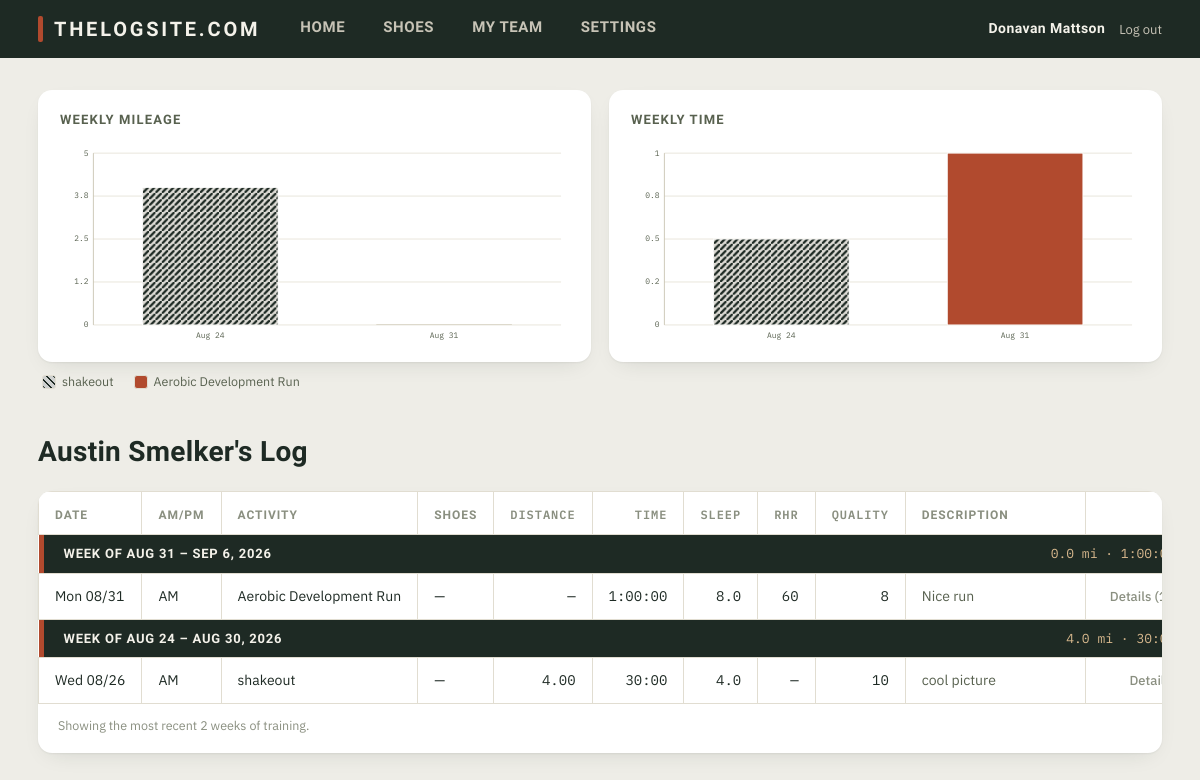
Page /u/Austin Smelker (signed in) on the committed database.
### tables this page shows
CREATE TABLE users (
    id                    INTEGER PRIMARY KEY AUTOINCREMENT,
    email                 TEXT NOT NULL UNIQUE COLLATE NOCASE,
    username              TEXT NOT NULL UNIQUE COLLATE NOCASE,
    password_hash         TEXT NOT NULL,
    created_at            TEXT NOT NULL,
    theme                 TEXT NOT NULL DEFAULT 'light' CHECK (theme IN ('light', 'dark')),
    notify_comments       INTEGER NOT NULL DEFAULT 1,
    notify_replies        INTEGER NOT NULL DEFAULT 1,
    notify_starred_posts  INTEGER NOT NULL DEFAULT 1,
    silent_start          TEXT,
    silent_end            TEXT,
    premium               INTEGER NOT NULL DEFAULT 0
);

CREATE TABLE runs (
    id              INTEGER PRIMARY KEY AUTOINCREMENT,
    user_id         INTEGER NOT NULL REFERENCES users(id) ON DELETE CASCADE,
    date            TEXT NOT NULL,
    am_pm           TEXT NOT NULL CHECK (am_pm IN ('AM', 'PM')),
    activity_type   TEXT NOT NULL,
    shoe_id         INTEGER REFERENCES shoes(id) ON DELETE SET NULL,
    distance        REAL,
    time_seconds    INTEGER,
    sleep_hours     REAL,
    resting_hr      INTEGER,
    description     TEXT,
    quality         INTEGER,
    image_url_1     TEXT,
    image_url_2     TEXT,
    image_url_3     TEXT,
    created_at      TEXT NOT NULL
);

### app.py (the view)
@app.route("/u/<username>")
@login_required
def user_profile(username):
    profile_user = db.get_user_by_username(username)
    if profile_user is None:
        abort(404)
    if profile_user["id"] == get_current_user()["id"]:
        return redirect(url_for("home"))
    return render_profile(profile_user, editable=False)

### app.py (called while the page is built)
def get_current_user():
    uid = session.get("user_id")
    if not uid:
        return None
    return db.get_user(uid)

def login_required(view):
    @wraps(view)
    def wrapped(*args, **kwargs):
        if get_current_user() is None:
            return redirect(url_for("login", next=request.path))
        return view(*args, **kwargs)
    return wrapped

def get_csrf_token():
    if "csrf_token" not in session:
        session["csrf_token"] = secrets.token_hex(16)
    return session["csrf_token"]

@app.context_processor
def inject_globals():
    return {
        "current_user": get_current_user(),
        "csrf_token": get_csrf_token(),
        "site_name": SITE_NAME,
        "vapid_public_key": VAPID_PUBLIC_KEY,
    }

@app.before_request
def csrf_protect():
    if request.method == "POST":
        token = session.get("csrf_token")
        supplied = request.form.get("csrf_token") or request.headers.get("X-CSRFToken")
        if not token or not supplied or not secrets.compare_digest(token, supplied):
            abort(400, description="Your session expired or the form was tampered with. Go back and try again.")

def format_seconds(total_seconds):
    if total_seconds is None:
        return ""
    total_seconds = int(total_seconds)
    h, rem = divmod(total_seconds, 3600)
    m, s = divmod(rem, 60)
    if h:
        return f"{h}:{m:02d}:{s:02d}"
    return f"{m}:{s:02d}"

def fmt_month_day(d):
    return f"{d.strftime('%b')} {d.day}"

def week_start(d):
    return d - timedelta(days=d.weekday())

def nice_axis_max(value):
    if value <= 0:
        return 1.0
    magnitude = 10 ** math.floor(math.log10(value))
    for step in (1, 2, 2.5, 5, 10):
        candidate = step * magnitude
        if candidate >= value - 1e-9:
            return candidate
    return magnitude * 10

def format_axis_value(v):
    if abs(v - round(v)) < 1e-9:
        return str(int(round(v)))
    return f"{v:.1f}"

def build_charts(weeks):
    breakdown = build_activity_breakdown(weeks)
    mileage_chart = build_stacked_chart(breakdown, "distance_by_type")
    time_chart = build_stacked_chart(breakdown, "hours_by_type")
    legend_types = []
    for t in mileage_chart["types_used"] + time_chart["types_used"]:
        if t not in legend_types:
            legend_types.append(t)
    legend = [{"activity_type": t, **ACTIVITY_STYLES.get(t, {})} for t in legend_types]
    return mileage_chart, time_chart, legend

### templates/log.html (shortened to what this page needs)
{% extends "base.html" %}
{% from "_run_row.html" import run_row with context %}
{% from "_chart.html" import svg_bar_chart, chart_legend %}
{% block content %}
<section class="charts">
  <div class="chart-card">
    <h2 class="chart-title">Weekly Mileage</h2>
    {{ svg_bar_chart(mileage_chart, 'mi') }}
  </div>
  <div class="chart-card">
    <h2 class="chart-title">Weekly Time</h2>
    {{ svg_bar_chart(time_chart, 'hr') }}
  </div>
</section>
{{ chart_legend(chart_legend_items) }}
<section class="log-header">
  <h1 class="page-title">
    {% if editable %}Run Log{% else %}{{ profile_user.username }}'s Log{% endif %}
  </h1>
</section>
<section class="log">
  {% if not has_any_runs %}
    <div class="empty-state">
      {% if editable %}
      <p>Nothing logged yet.</p>
      <p class="empty-sub">Log your first run and this table — and the charts above — will fill in.</p>
      {% else %}
      <p>{{ profile_user.username }} hasn't logged any runs yet.</p>
      {% endif %}
    </div>
  {% else %}
  <div class="table-scroll">
    <table class="log-table">
      <thead>
        <tr>
          <th>Date</th>
          <th>AM/PM</th>
          <th>Activity</th>
          <th>Shoes</th>
          <th class="num">Distance</th>
          <th class="num">Time</th>
          <th class="num">Sleep</th>
          <th class="num">RHR</th>
          <th class="num">Quality</th>
          <th>Description</th>
          <th class="actions-col"></th>
        </tr>
      </thead>
      <tbody>
        {% for week in weeks %}
        <tr class="week-divider">
          <td colspan="11">
            <div class="week-divider-inner">
              <span class="week-label">Week of {{ week.label }}</span>
              <span class="week-totals">{{ week.total_distance }} mi &middot; {{ week.total_time_display }}</span>
            </div>
          </td>
        </tr>
        {% for run in week.runs %}
          {{ run_row(run, editable) }}
        {% endfor %}
        {% endfor %}
      </tbody>
    </table>
  </div>
  <p class="log-footnote">Showing the most recent {{ weeks|length }} week{{ 's' if weeks|length != 1 else '' }} of training.</p>
  {% endif %}
</section>
{% endblock %}

### templates/base.html (shortened to what this page needs)
<!doctype html>
<html lang="en" data-theme="{{ current_user.theme if current_user else 'light' }}">
<head>
<link rel="stylesheet" href="{{ url_for('static', filename='style.css') }}">
</head>
<body>
<header class="topbar">
  <div class="topbar-inner">
    <span class="wordmark">{{ site_name }}</span>
    {% if current_user %}
    <nav class="tabs">
      <a href="{{ url_for('home') }}" class="tab {{ 'is-active' if active_tab == 'home' else '' }}">Home</a>
      <a href="{{ url_for('shoes') }}" class="tab {{ 'is-active' if active_tab == 'shoes' else '' }}">Shoes</a>
      <a href="{{ url_for('team') }}" class="tab {{ 'is-active' if active_tab == 'team' else '' }}">My Team</a>
      <a href="{{ url_for('settings') }}" class="tab {{ 'is-active' if active_tab == 'settings' else '' }}">Settings</a>
    </nav>
    <div class="topbar-user">
      <span class="topbar-username-link">{{ current_user.username }}</span>
      <form method="post" action="{{ url_for('logout') }}" class="inline-form">
        <button type="submit" class="link-btn">Log out</button>
      </form>
    </div>
    {% else %}
    <nav class="tabs">
      <a href="{{ url_for('login') }}" class="tab {{ 'is-active' if active_tab == 'login' else '' }}">Log in</a>
      <a href="{{ url_for('register') }}" class="tab {{ 'is-active' if active_tab == 'register' else '' }}">Sign up</a>
    </nav>
    {% endif %}
  </div>
</header>
<main class="page">
  {% block content %}{% endblock %}
</main>
</body>
</html>

### templates/_run_row.html (shortened to what this page needs)
{% macro run_row(run, editable, show_date=True, runner_username=None) %}
<tr class="run-row"
    data-run-id="{{ run.id }}"
    data-date="{{ run.date }}"
    data-am-pm="{{ run.am_pm }}"
    data-activity-type="{{ run.activity_type }}"
    data-shoe-id="{{ run.shoe_id or '' }}"
    data-distance="{{ run.distance if run.distance is not none else '' }}"
    data-time="{{ run.time_display }}"
    data-sleep-hours="{{ run.sleep_hours if run.sleep_hours is not none else '' }}"
    data-resting-hr="{{ run.resting_hr if run.resting_hr is not none else '' }}"
    data-description="{{ run.description }}"
    data-quality="{{ run.quality if run.quality is not none else '' }}"
    data-image-url-1="{{ run.image_url_1 }}"
    data-image-url-2="{{ run.image_url_2 }}"
    data-image-url-3="{{ run.image_url_3 }}">
  {% if show_date %}
  <td>{{ run.weekday }} {{ run.date[5:7] }}/{{ run.date[8:10] }}</td>
  {% else %}
  <td><a class="runner-link" href="{{ url_for('user_profile', username=runner_username) }}">{{ runner_username }}</a></td>
  {% endif %}
  <td>{{ run.am_pm }}</td>
  <td>{{ run.activity_type }}</td>
  <td>{{ run.shoe_label or '—' }}</td>
  <td class="num">{{ '%.2f'|format(run.distance) if run.distance is not none else '—' }}</td>
  <td class="num">{{ run.time_display or '—' }}</td>
  <td class="num">{{ run.sleep_hours if run.sleep_hours is not none else '—' }}</td>
  <td class="num">{{ run.resting_hr if run.resting_hr is not none else '—' }}</td>
  <td class="num">{{ run.quality if run.quality is not none else '—' }}</td>
  <td class="desc">{{ run.description or '—' }}</td>
  <td class="actions-col">
    <button type="button" class="icon-btn details-toggle" data-target="details-row-{{ run.id }}">Details{% if run.comments|length %} ({{ run.comments|length }}){% endif %}</button>
  </td>
</tr>
{% endmacro %}

### templates/_chart.html
{% macro svg_bar_chart(chart, unit) %}
<svg viewBox="0 0 {{ chart.width }} {{ chart.height }}" class="chart-svg" role="img" aria-label="Bar chart">
  {% for g in chart.gridlines %}
  <line x1="{{ chart.plot_left }}" x2="{{ chart.plot_right }}" y1="{{ g.y }}" y2="{{ g.y }}" class="chart-gridline"/>
  <text x="{{ chart.plot_left - 6 }}" y="{{ g.y + 3 }}" class="chart-axis-label" text-anchor="end">{{ g.label }}</text>
  {% endfor %}
  <line x1="{{ chart.plot_left }}" x2="{{ chart.plot_left }}" y1="{{ chart.plot_top }}" y2="{{ chart.plot_bottom }}" class="chart-axis-line"/>
  {% for bar in chart.bars %}
    {% for seg in bar.segments %}
    <rect x="{{ bar.x }}" y="{{ seg.y }}" width="{{ bar.width }}" height="{{ seg.height }}" fill="{{ seg.fill }}" class="chart-bar-segment">
      <title>{{ bar.full_label }} — {{ seg.activity_type }}: {{ seg.value }} {{ unit }}</title>
    </rect>
    {% endfor %}
    {% if not bar.segments %}
    <rect x="{{ bar.x }}" y="{{ chart.plot_bottom - 1 }}" width="{{ bar.width }}" height="1" class="chart-bar-empty"/>
    {% endif %}
    <text x="{{ bar.x + bar.width / 2 }}" y="{{ chart.plot_bottom + 16 }}" class="chart-x-label" text-anchor="middle">{{ bar.label }}</text>
  {% endfor %}
</svg>
{% endmacro %}
{% macro chart_legend(legend) %}
{% if legend %}
<div class="chart-legend">
  {% for item in legend %}
  <span class="chart-legend-item">
    <span class="chart-swatch chart-swatch-{{ item.swatch }}" style="{{ '--swatch-color: ' ~ item.swatch_color ~ ';' if item.swatch_color else '' }}"></span>
    {{ item.activity_type }}
  </span>
  {% endfor %}
</div>
{% endif %}
{% endmacro %}

### rows in the picture
users: username "Donavan Mattson"
users: username "Austin Smelker"
runs: weekday "Mon", date "08", date "31", am_pm "AM", activity_type "Aerobic Development Run", shoe_label "—", distance "—", time_display "1:00:00", sleep_hours "8.0", resting_hr "60", quality "8", description "Nice run"
runs: weekday "Wed", date "08", date "26", am_pm "AM", activity_type "shakeout", shoe_label "—", distance "4.00", time_display "30:00", sleep_hours "4.0", resting_hr "—", quality "10", description "cool picture"

### other values in the picture
{{ site_name }} "THELOGSITE.COM"
{{ g.label }} "0" "1.2" "2.5" "3.8" "5" "0" "0.2" "0.5" "0.8" "1"
{{ bar.label }} "Aug 24" "Aug 31" "Aug 24" "Aug 31"
{{ item.activity_type }} "shakeout" "Aerobic Development Run"
{{ week.label }} "AUG 31 – SEP 6, 2026" "AUG 24 – AUG 30, 2026"
{{ week.total_distance }} "0.0" "4.0"
{{ weeks|length }} "2"
{{ 's' if weeks|length != 1 else '' }} "s"
